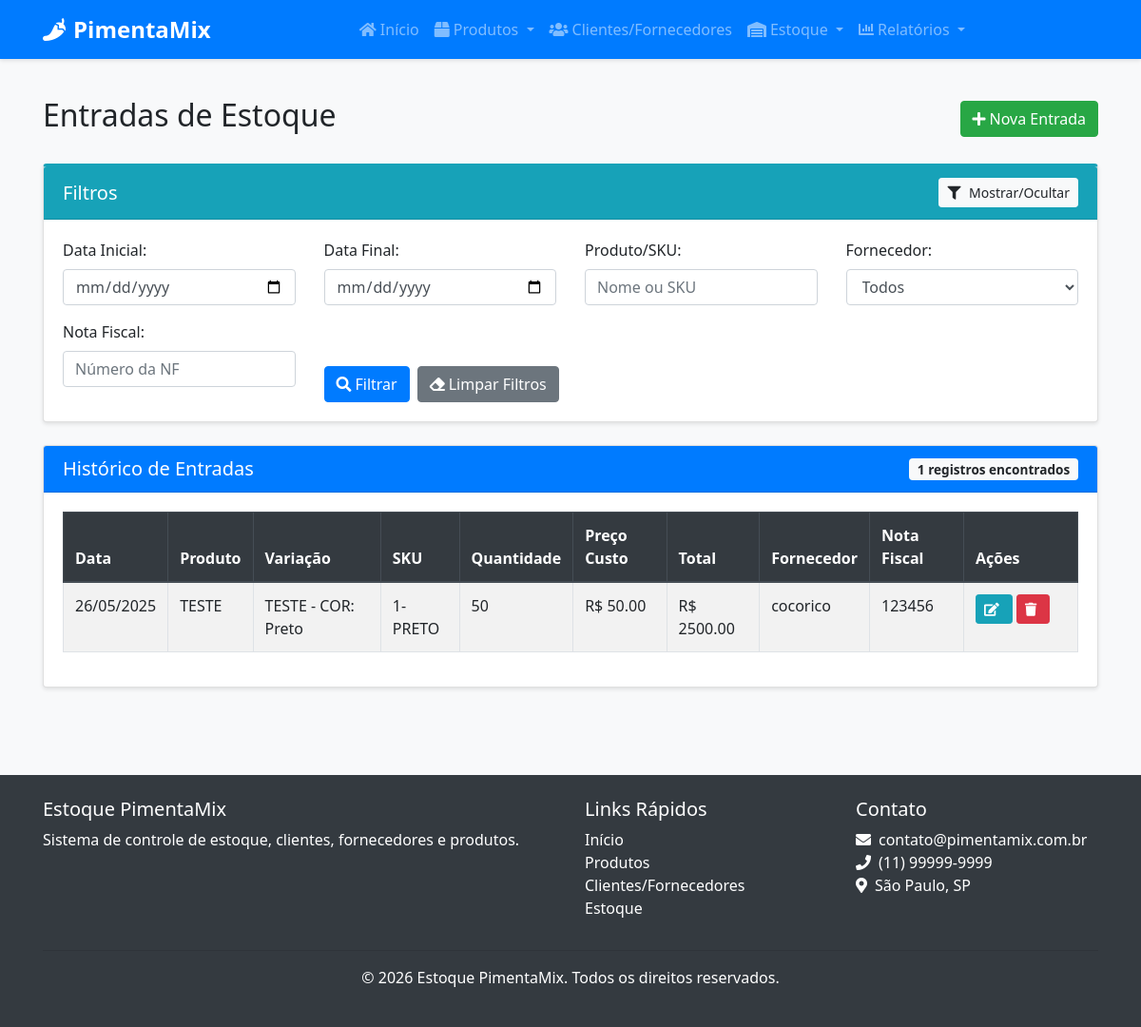
The page /estoque/entradas on the database as committed earlier.
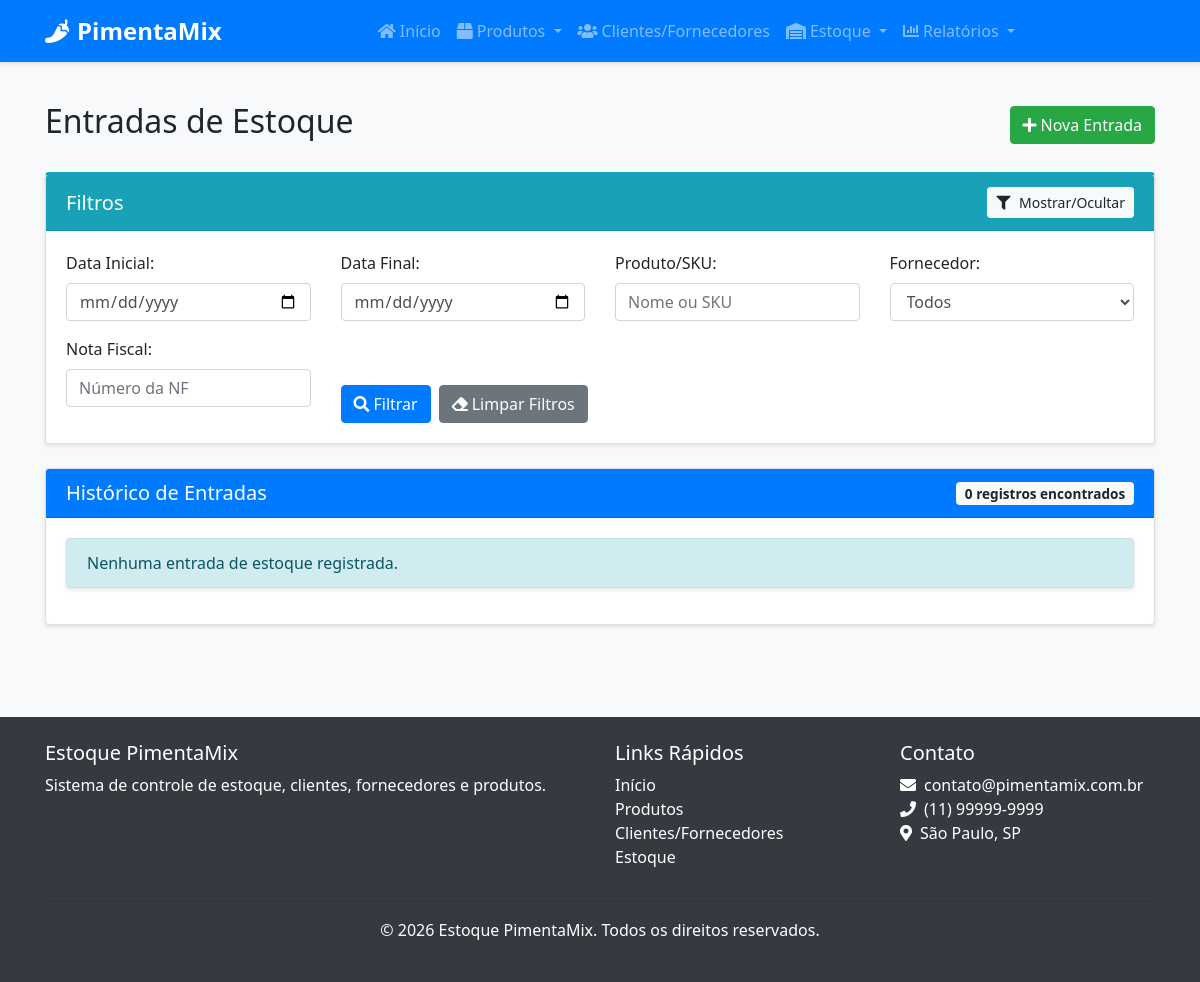
The same page on the database as committed later.
### src/models/estoque.py (models this page shows, shortened)
class EntradaEstoque(db.Model):
    __tablename__ = 'entrada_estoque'
    id = db.Column(db.Integer, primary_key=True)
    variacao_id = db.Column(db.Integer, db.ForeignKey('produto_variacao.id'), nullable=False)
    quantidade = db.Column(db.Integer, nullable=False)
    preco_custo = db.Column(db.Float, nullable=False)
    data = db.Column(db.DateTime, default=datetime.utcnow)
    fornecedor_id = db.Column(db.Integer, db.ForeignKey('cliente_fornecedor.id'), nullable=True)
    nota_fiscal = db.Column(db.String(50), nullable=True)
    observacao = db.Column(db.Text, nullable=True)

### src/models/produto.py (models this page shows, shortened)
class Produto(db.Model):
    __tablename__ = 'produto'
    id = db.Column(db.Integer, primary_key=True) # Corrigido: Indentação removida
    nome = db.Column(db.String(100), nullable=False)
    descricao = db.Column(db.Text, nullable=True)
    sku_base = db.Column(db.String(50), nullable=True, unique=True) # Adicionado SKU Base
    isbn = db.Column(db.String(20), nullable=True) # Adicionado ISBN
    categoria_id = db.Column(db.Integer, db.ForeignKey('categoria.id'), nullable=False)
    fornecedor_id = db.Column(db.Integer, db.ForeignKey('cliente_fornecedor.id'), nullable=True)
    data_cadastro = db.Column(db.DateTime, default=datetime.utcnow) # Corrigido: Removido 'mentos'
    variacoes = db.relationship('ProdutoVariacao', backref='produto', lazy=True, cascade="all, delete-orphan")

class ProdutoVariacao(db.Model):
    __tablename__ = 'produto_variacao'
    id = db.Column(db.Integer, primary_key=True)
    produto_id = db.Column(db.Integer, db.ForeignKey('produto.id'), nullable=False)
    nome = db.Column(db.String(100), nullable=False)
    sku = db.Column(db.String(50), nullable=False, unique=True)
    preco_venda = db.Column(db.Float, nullable=False)
    quantidade_atual = db.Column(db.Integer, default=0)
    estoque_minimo = db.Column(db.Integer, default=5)
    atributos_valores = db.relationship('AtributoValor', secondary=produto_variacao_atributo_valor,
                                       backref=db.backref('variacoes', lazy=True))
    entradas = db.relationship('EntradaEstoque', backref='variacao', lazy=True)
    saidas = db.relationship('SaidaEstoque', backref='variacao', lazy=True)

### src/models/cliente_fornecedor.py (models this page shows, shortened)
class ClienteFornecedor(db.Model):
    __tablename__ = 'cliente_fornecedor'
    id = db.Column(db.Integer, primary_key=True)
    nome = db.Column(db.String(100), nullable=False)
    razao_social = db.Column(db.String(100), nullable=True)
    nome_fantasia = db.Column(db.String(100), nullable=True)
    cpf_cnpj = db.Column(db.String(20), nullable=True, unique=True)
    email = db.Column(db.String(100), nullable=False)
    telefone = db.Column(db.String(20), nullable=False)
    endereco = db.Column(db.Text, nullable=True)
    observacoes = db.Column(db.Text, nullable=True)
    eh_cliente = db.Column(db.Boolean, default=False)
    eh_fornecedor = db.Column(db.Boolean, default=False)
    data_cadastro = db.Column(db.DateTime, default=datetime.utcnow)
    responsaveis = db.relationship('Responsavel', backref='cliente_fornecedor', lazy=True, cascade="all, delete-orphan")
    contatos = db.relationship('Contato', backref='cliente_fornecedor', lazy=True, cascade="all, delete-orphan")
    produtos_fornecidos = db.relationship('Produto', backref='fornecedor', lazy=True)
    entradas_estoque = db.relationship('EntradaEstoque', backref='fornecedor', lazy=True)
    saidas_estoque = db.relationship('SaidaEstoque', backref='cliente', lazy=True)

### src/routes/estoque.py (the view, shortened to what this page needs)
@estoque_bp.route('/entradas', methods=['GET', 'POST'])
def entradas():
    data_inicio = request.args.get('data_inicio', '')
    data_fim = request.args.get('data_fim', '')
    produto_busca = request.args.get('produto_busca', '')
    fornecedor_id = request.args.get('fornecedor_id', '')
    nota_fiscal = request.args.get('nota_fiscal', '')
    query = EntradaEstoque.query
    if data_inicio:
        data_inicio = datetime.strptime(data_inicio, '%Y-%m-%d')
        query = query.filter(EntradaEstoque.data >= data_inicio)
    if data_fim:
        data_fim = datetime.strptime(data_fim, '%Y-%m-%d')
        data_fim = data_fim.replace(hour=23, minute=59, second=59)
        query = query.filter(EntradaEstoque.data <= data_fim)
    if fornecedor_id and fornecedor_id != '0':
        query = query.filter(EntradaEstoque.fornecedor_id == fornecedor_id)
    if nota_fiscal:
        query = query.filter(EntradaEstoque.nota_fiscal.ilike(f'%{nota_fiscal}%'))
    entradas = query.order_by(EntradaEstoque.data.desc()).all()
    fornecedores = ClienteFornecedor.query.filter_by(eh_fornecedor=True).all()
    return render_template('estoque/entradas.html',
                          entradas=entradas,
                          fornecedores=fornecedores,
                          filtros={
                              'data_inicio': data_inicio,
                              'data_fim': data_fim,
                              'produto_busca': produto_busca,
                              'fornecedor_id': fornecedor_id,
                              'nota_fiscal': nota_fiscal
                          })

### src/templates/estoque/entradas.html (shortened to what the changed rows need)
{% extends "base.html" %}
{% block content %}
<div class="container">
    <div class="d-flex justify-content-between align-items-center mb-4">
        <h2>Entradas de Estoque</h2>
    </div>
    <div class="card">
        <div class="card-header bg-primary text-white d-flex justify-content-between align-items-center">
            <h5 class="mb-0">Histórico de Entradas</h5>
            <span class="badge badge-light">{{ entradas|length }} registros encontrados</span>
        </div>
        <div class="card-body">
            {% if entradas %}
                <div class="table-container">
                    <table class="table table-striped table-bordered">
                        <thead class="thead-dark">
                            <tr>
                                <th>Data</th>
                                <th>Produto</th>
                                <th>Variação</th>
                                <th>SKU</th>
                                <th>Quantidade</th>
                                <th>Preço Custo</th>
                                <th>Total</th>
                                <th>Fornecedor</th>
                                <th>Nota Fiscal</th>
                                <th width="120">Ações</th>
                            </tr>
                        </thead>
                        <tbody>
                            {% for entrada in entradas %}
                                <tr>
                                    <td>{{ entrada.data.strftime('%d/%m/%Y') }}</td>
                                    <td>{{ entrada.variacao.produto.nome }}</td>
                                    <td>{{ entrada.variacao.nome }}</td>
                                    <td>{{ entrada.variacao.sku }}</td>
                                    <td>{{ entrada.quantidade }}</td>
                                    <td>R$ {{ "%.2f"|format(entrada.preco_custo) }}</td>
                                    <td>R$ {{ "%.2f"|format(entrada.quantidade * entrada.preco_custo) }}</td>
                                    <td>{{ entrada.fornecedor.nome if entrada.fornecedor else '-' }}</td>
                                    <td>{{ entrada.nota_fiscal or '-' }}</td>
                                    <td>
                                        <a href="{{ url_for('estoque.editar_entrada', id=entrada.id) }}" class="btn btn-sm btn-info">
                                            <i class="fas fa-edit"></i>
                                        </a>
                                        <button type="button" class="btn btn-sm btn-danger btn-excluir" data-id="{{ entrada.id }}">
                                            <i class="fas fa-trash"></i>
                                        </button>
                                    </td>
                                </tr>
                            {% endfor %}
                        </tbody>
                    </table>
                </div>
            {% else %}
                <div class="alert alert-info">
                    Nenhuma entrada de estoque registrada.
                </div>
            {% endif %}
        </div>
    </div>
</div>
{% endblock %}

Rows that differ between the two databases and show on the page:
removed EntradaEstoque: data "26/05/2025", variacao.produto.nome "TESTE", variacao.nome "TESTE - COR: Preto", variacao.sku "1-PRETO", quantidade "50", preco_custo "50.00", entrada.quantidade*entrada.preco_custo "2500.00", fornecedor "cocorico", nota_fiscal "123456"
Other text that changed with them:
{{ entradas|length }}: "1" → "0"
text no longer shown: "Data Produto Variação SKU Quantidade Preço Custo Total Fornecedor Nota Fiscal Ações"
text now shown: "Nenhuma entrada de estoque registrada."
